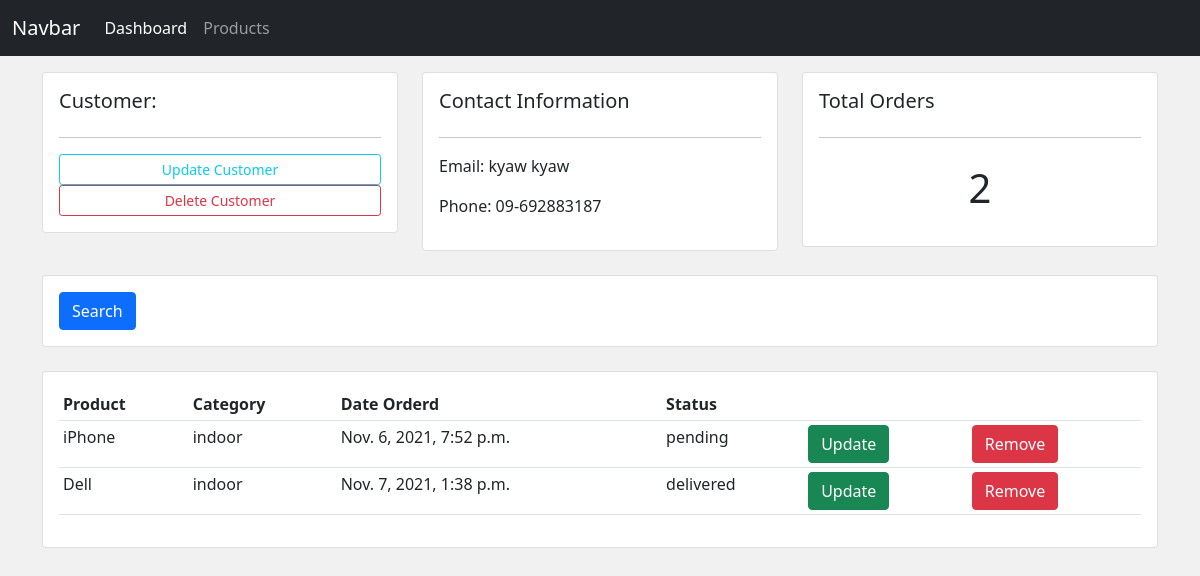
Screenshot of /customer/1 with the database file from the repository.
### accounts/models.py (models this page shows, shortened)
class Customer(models.Model):
    name=models.CharField(max_length=200,null=True)
    email=models.CharField(max_length=200,null=True)
    phone=models.CharField(max_length=200,null=True)
    create_at=models.DateTimeField(auto_now_add=True)

class Order(models.Model):
    status=(
        ('pending','Pending'),
        ('out of delivery','Out of Delivery'),
        ('delivered','Delivered')
        )
    customer=models.ForeignKey(Customer,null=True,on_delete=models.SET_NULL)
    product=models.ForeignKey(Product,null=True,on_delete=models.SET_NULL)
    status=models.CharField(max_length=200,null=True,choices=status)
    create_at=models.DateTimeField(auto_now_add=True)

class Product(models.Model):
    category=(
        ('indoor','In Door'),
        ('outdoor','Out Door')
        )
    name=models.CharField(max_length=200,null=True)
    price=models.FloatField(null=True)
    category=models.CharField(max_length=200,null=True,choices=category)
    discription=models.CharField(max_length=200,null=True,blank=True)
    create_at=models.DateTimeField(auto_now_add=True)
    tag=models.ManyToManyField(Tag)

### accounts/views.py (the view)
# urls.py: path('customer/<int:id>',views.customer,name='customer_show'),
def customer(request,id):
    customer=Customer.objects.get(id=id)
    orders=customer.order_set.all()
    order_total=orders.count()
    return render(request,'accounts/customer.html',{
    'customer':customer,
    'orders':orders,
    'order_total':order_total
    })

### accounts/templates/accounts/customer.html
{% extends 'accounts/master.html' %}
{% block content %}
<div class="row">
	<div class="col-md">
		<div class="card card-body">
			<h5>Customer:</h5>
			<hr>
			<a class="btn btn-outline-info  btn-sm btn-block" href="">Update Customer</a>
			<a class="btn btn-outline-danger  btn-sm btn-block" href="">Delete Customer</a>
		</div>
	</div>
	<div class="col-md">
		<div class="card card-body">
			<h5>Contact Information</h5>
			<hr>
			<p>Email: {{customer.name}}</p>
			<p>Phone: {{customer.phone}}</p>
		</div>
	</div>
	<div class="col-md">
		<div class="card card-body">
			<h5>Total Orders</h5>
			<hr>
			<h1 style="text-align: center;padding: 10px">{{order_total}}</h1>
		</div>
	</div>
</div>
<br>
<div class="row">
	<div class="col">
		<div class="card card-body">
			<form method="get">
		    <button class="btn btn-primary" type="submit">Search</button>
		  </form>
		</div>
	</div>
</div>
<br>
<div class="row">
	<div class="col-md">
		<div class="card card-body">
			<table class="table table-sm">
				<tr>
					<th>Product</th>
					<th>Category</th>
					<th>Date Orderd</th>
					<th>Status</th>
					<th></th>
					<th></th>
				</tr>
					{% for order in orders %}
				<tr>
					<td>{{order.product.name}}</td>
					<td>{{order.product.category}}</td>
					<td>{{order.create_at}}</td>
					<td>{{order.status}}</td>
					<td> <a href="{% url 'order.update' order.id %}" class="btn btn-success">Update</td>
					<td> <a href="{% url 'order.delete' order.id %}" class="btn btn-danger">Remove</td>
				</tr>
					{% endfor %}
			</table>
		</div>
	</div>
</div>
{% endblock content %}

### accounts/static/accounts/css/style.css (style rules this page uses)
body { background-color: #f1f1f1; }

### rows the page displays
Customer: name "kyaw kyaw", phone "09-692883187"
Order: product.name "iPhone", product.category "indoor", create_at "Nov. 6, 2021, 7:52 p.m.", status "pending"
Order: product.name "Dell", product.category "indoor", create_at "Nov. 7, 2021, 1:38 p.m.", status "delivered"

### other values shown
{{ order_total }} "2"
